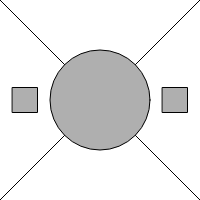
Frame 1 (no input)
Frame 60 (no input): identical to frame 1, image omitted
Frame 120 (the mouse pressed at the canvas centre since frame 60): identical to frame 1, image omitted

The p5.js sketch that drew this single still picture (run headless with seeded random() and noise() and a simulated clock; from frame 60 on, the mouse is pressed at the canvas centre):

// p5.js sketch
// ── sketch.js
// Learning Processing
// Daniel Shiffman
// http://www.learningprocessing.com

// Exercise 4-5: 
// Using width and height, recreate the following 
// screenshot. Here’s the catch: the shapes must resize 
// themselves relative to the window size. (In other 
// words, no matter what you specify for createCanvas(), the 
// result should look identical.)

function setup() {
  createCanvas(200,200);
}


function draw() {
  background(255);
  stroke(0);
  fill(175);
  line(0,0,width,height);
  line(width,0,0,height);
  rectMode(CENTER);
  ellipse(width/2,height/2,width/2,height/2);
  rect(width/8,height/2,width/8,height/8);
  rect(7*width/8,height/2,width/8,height/8);
}
